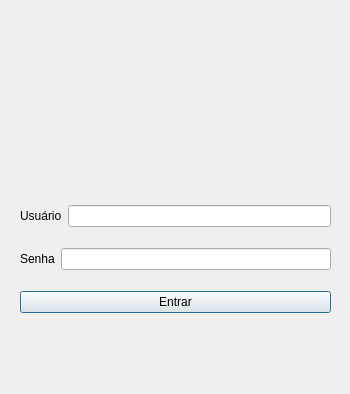
<?xml version="1.0" encoding="UTF-8"?>
<ui version="4.0">
 <class>Login</class>
 <widget class="QDialog" name="Login">
  <property name="geometry">
   <rect>
    <x>0</x>
    <y>0</y>
    <width>350</width>
    <height>394</height>
   </rect>
  </property>
  <property name="windowTitle">
   <string>Dialog</string>
  </property>
  <widget class="QWidget" name="layoutWidget">
   <property name="geometry">
    <rect>
     <x>20</x>
     <y>190</y>
     <width>311</width>
     <height>141</height>
    </rect>
   </property>
   <layout class="QVBoxLayout" name="verticalLayout">
    <item>
     <layout class="QHBoxLayout" name="horizontalLayout">
      <item>
       <widget class="QLabel" name="label_2">
        <property name="text">
         <string>Usuário</string>
        </property>
       </widget>
      </item>
      <item>
       <widget class="QLineEdit" name="lineEdit"/>
      </item>
     </layout>
    </item>
    <item>
     <layout class="QHBoxLayout" name="horizontalLayout_2">
      <item>
       <widget class="QLabel" name="label_3">
        <property name="text">
         <string>Senha</string>
        </property>
       </widget>
      </item>
      <item>
       <widget class="QLineEdit" name="lineEdit_2">
        <property name="echoMode">
         <enum>QLineEdit::Password</enum>
        </property>
       </widget>
      </item>
     </layout>
    </item>
    <item>
     <widget class="QPushButton" name="btnLogar">
      <property name="text">
       <string>Entrar</string>
      </property>
     </widget>
    </item>
   </layout>
  </widget>
  <widget class="QLabel" name="label">
   <property name="geometry">
    <rect>
     <x>26</x>
     <y>16</y>
     <width>301</width>
     <height>141</height>
    </rect>
   </property>
   <property name="text">
    <string/>
   </property>
   <property name="pixmap">
    <pixmap>../../Downloads/spp.jpeg</pixmap>
   </property>
  </widget>
 </widget>
 <resources/>
 <connections/>
</ui>
